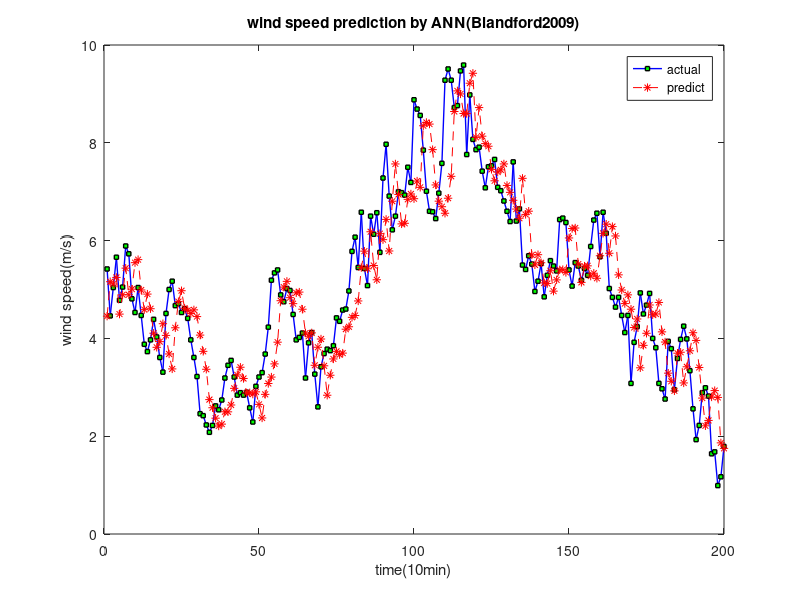

This figure's MATLAB source: (Note: this script raises an error after producing the figure.)
clear;
clc;
load('Falmouth2004.mat');
% Choose proper wind speed data from all data set
speed=Falmouth2004(51:800,1);
speed=speed';
trainx=zeros(494,6);
trainy=zeros(494,1);
train=speed(1,1:500);
for i=1:494
    trainy(i)=speed(6+i+2);
    for j=1:6
        trainx(i,j)=speed(i+j-1);
    end
end
[b,~,r]=regress(trainy,trainx);
coef=fliplr(b');
r=var(r);
forpredict=speed(1,501:700);


for k=1:200
    arpredictvalue(1,k)=coef*fliplr(speed(1,500-6+k-2:499+k-2))';
end
MAPE=sum(abs((forpredict-arpredictvalue)./forpredict))/200;
MSE=sum((forpredict-arpredictvalue).^2)/200;

plot(forpredict,'-bs','LineWidth',1,...
                'MarkerEdgeColor','k',...
                'MarkerFaceColor','g',...
                'MarkerSize',3);figure(gcf)
hold on;
plot(arpredictvalue,'--*r');figure(gcf)
xlabel('time(10min)');
ylabel('wind speed(m/s)');
title('wind speed prediction by ANN(Blandford2009)');

legend('actual','predict');
hold off;
%save ARBlandford3step.mat

% convert AR model to state space
[F,H,Q,R,initx,initV]=AR_to_SS(coef,r,forpredict);
F;
H;
Q;
R;
initx;
initV;